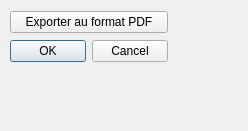
<?xml version="1.0" encoding="UTF-8"?>
<ui version="4.0">
 <class>IhmExporter</class>
 <widget class="QDialog" name="IhmExporter">
  <property name="geometry">
   <rect>
    <x>0</x>
    <y>0</y>
    <width>248</width>
    <height>131</height>
   </rect>
  </property>
  <property name="windowTitle">
   <string>Dialog</string>
  </property>
  <widget class="QWidget" name="layoutWidget">
   <property name="geometry">
    <rect>
     <x>10</x>
     <y>10</y>
     <width>158</width>
     <height>54</height>
    </rect>
   </property>
   <layout class="QGridLayout" name="gridLayout">
    <item row="0" column="0">
     <widget class="QPushButton" name="exporter">
      <property name="text">
       <string>Exporter au format PDF</string>
      </property>
     </widget>
    </item>
    <item row="1" column="0">
     <widget class="QDialogButtonBox" name="buttonBox">
      <property name="orientation">
       <enum>Qt::Horizontal</enum>
      </property>
      <property name="standardButtons">
       <set>QDialogButtonBox::Cancel|QDialogButtonBox::Ok</set>
      </property>
     </widget>
    </item>
   </layout>
  </widget>
 </widget>
 <resources/>
 <connections>
  <connection>
   <sender>buttonBox</sender>
   <signal>accepted()</signal>
   <receiver>IhmExporter</receiver>
   <slot>accept()</slot>
   <hints>
    <hint type="sourcelabel">
     <x>248</x>
     <y>254</y>
    </hint>
    <hint type="destinationlabel">
     <x>157</x>
     <y>274</y>
    </hint>
   </hints>
  </connection>
  <connection>
   <sender>buttonBox</sender>
   <signal>rejected()</signal>
   <receiver>IhmExporter</receiver>
   <slot>reject()</slot>
   <hints>
    <hint type="sourcelabel">
     <x>316</x>
     <y>260</y>
    </hint>
    <hint type="destinationlabel">
     <x>286</x>
     <y>274</y>
    </hint>
   </hints>
  </connection>
 </connections>
</ui>
